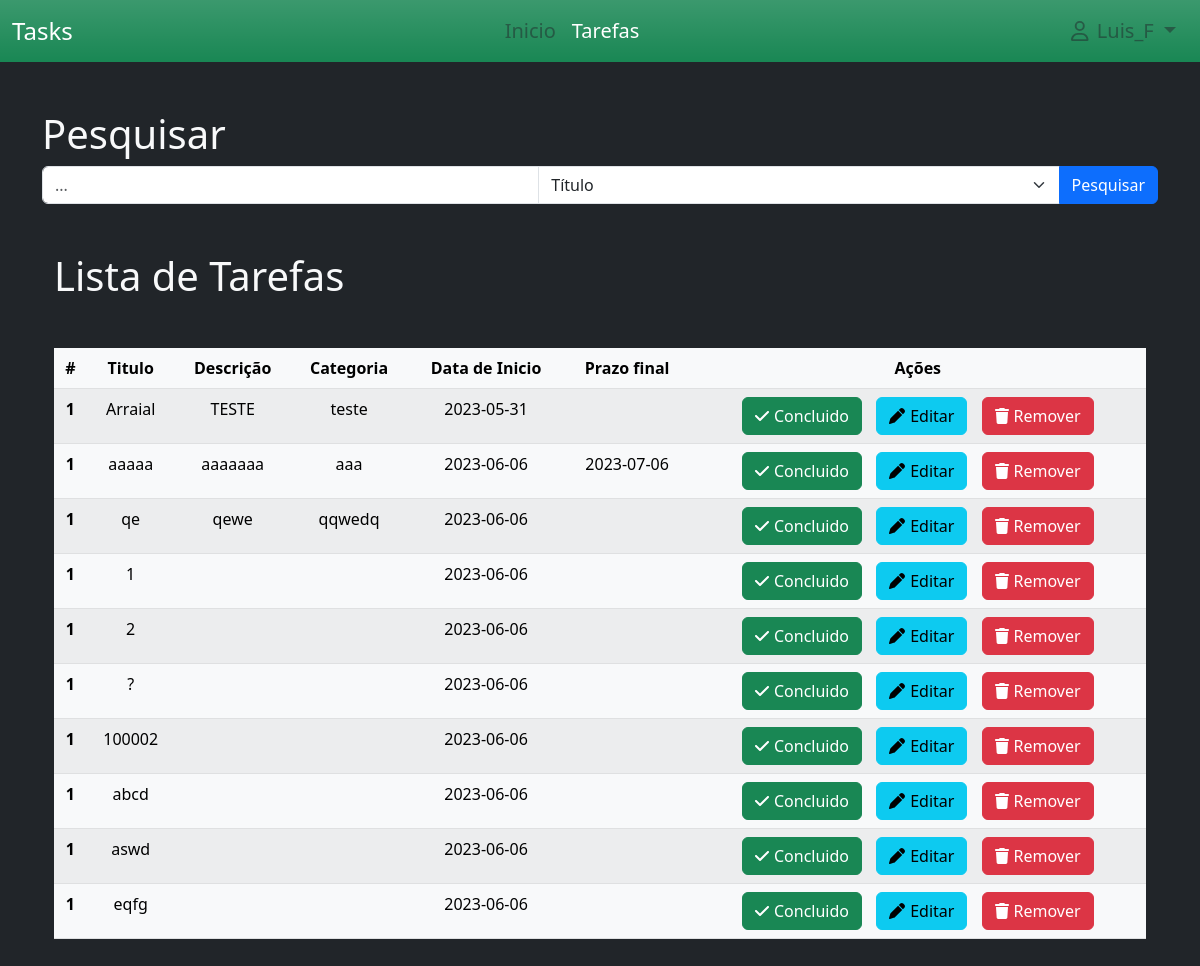
/tasks (signed in), run on an earlier commit of the app's database.
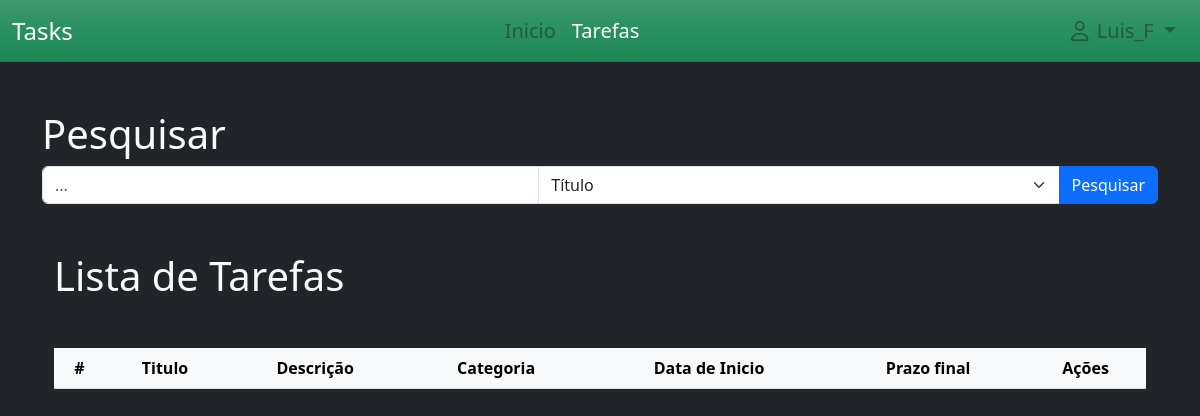
And on a later commit of the database.
### project/models.py (models this page shows)
class User(db.Model, UserMixin):
    id = db.Column(db.Integer(), primary_key=True)
    username = db.Column(db.String(30), nullable=False, unique=True)
    email_address = db.Column(db.String(50),nullable=False, unique=True)
    password_hash = db.Column(db.String(60),nullable=False)

class Task(db.Model):
    date_time = datetime.now()
    id = db.Column(db.Integer(), primary_key=True)
    title=db.Column(db.String(200),nullable=False)
    desc = db.Column(db.String(100), nullable=False)
    category = db.Column(db.String(100), nullable = False)
    state = db.Column(db.Boolean(), default=False)
    date_start = db.Column(db.String(), default=date_time.strftime("%Y-%m-%d"))
    date_end = db.Column(db.String())
    id_user = db.Column(db.Integer(), db.ForeignKey('user.id'), nullable=True)

### project/routes.py (the view)
@app.route("/tasks")
def tasks():
    tasks = Task.query.filter_by(id_user = current_user.id).all()
    return render_template('tarefas.html', tasks=tasks)

### project/models.py (called while the page is built)
@login_manager.user_loader
def load_user(user_id):
    return User.query.get(int(user_id))

### project/templates/tarefas.html (shortened to what this page needs)
{% extends './layout/base.html' %}
{% block navbar %}
{% include 'includes/navbar.html' %}
{% endblock %}
{% block content %}
<div class="container mt-5">
    <h1 class="text-light">Pesquisar</h1>
    <div class="input-group mb-3">
        <input id="searchInput" type="text" class="form-control" placeholder="...">
        <select id="searchField" class="form-select">
            <option value="title">Título</option>
        </select>
        <button id="searchButton" class="btn btn-primary">Pesquisar</button>
    </div>
        <div class="container mt-5">
            <h1 class="text-light">Lista de Tarefas</h1>
            <table class="table table-light table-striped mt-5 text-center">
                <thead class="table-light">
                  <tr>
                    <th scope="col">#</th>
                    <th scope="col">Titulo</th>
                    <th scope="col">Descrição</th>
                    <th scope="col">Categoria</th>
                    <th scope="col">Data de Inicio</th>
                    <th scope="col">Prazo final</th>
                    <th scope="col">Ações</th>
                  </tr>
                </thead>
                <tbody>
                    {% set temp = 0 %}
                    {% for task in tasks %}
                    {% set temp = temp + 1 %}
                        <tr>
                            <th scope="row">{{ temp }}</th>
                            <td>{{ task.title }}</td>
                            <td>{{ task.desc }}</td>
                            <td>{{ task.category }}</td>
                            <td>{{ task.date_start }}</td>
                            <td>{{ task.date_end }}</td>
                            <td  style="right: 0%;">
                                <a href="{{ url_for('task_done', task_id=task.id) }}" class="flex btn btn-success" style="margin-right: 10px;">
                                    <i class="fa-solid fa-check" style="margin-right: 5px;"></i>Concluido
                                </a>
                                <a href="#" class="flex btn btn-info" style="margin-right: 10px;">
                                    <i class="fa-solid fa-pen" style="margin-right: 5px;"></i>Editar
                                </a>
                                <a href="{{ url_for('remove_task', task_id=task.id) }}" class="flex btn btn-danger">
                                    <i class="fa-solid fa-trash" style="margin-right: 5px;"></i>Remover
                                </a>
                            </td>
                        </tr>
                    {% endfor %}
                </tbody>
              </table>
        </div>
</div>
{% endblock %}

### project/templates/layout/base.html (shortened to what this page needs)
<!DOCTYPE html>
<html lang="pt">
<head>
    <link rel="stylesheet" href="{{ url_for('static', filename='bootstrap-5.3.0-alpha3-dist/css/bootstrap.css') }}">
    <link rel="stylesheet" href="{{ url_for('static', filename='fontawesome/all.css') }}">
</head>
<body class="bg-dark" onload="onLoad()">
    {% block navbar %}
    {% endblock %}
    {% block content %}
    {% endblock %}
</body>
</html>

### project/templates/includes/navbar.html (shortened to what this page needs)
{% block navbar %}
<nav class="navbar navbar-expand-lg bg-success bg-gradient" style="top: 0% ;">
    <div class="container-fluid">
        <a class="navbar-brand text-white fs-4">Tasks</a>
        <div class="collapse navbar-collapse justify-content-center w-100" id="navbarNavDropdown">
            <ul class="navbar-nav">
                <li class="nav-item">
                    <a id="idNavInicio" class="nav-link text-body-tertiary fs-5" aria-current="page" href="{{ url_for('index') }}">Inicio</a>
                </li>
                <li class="nav-item">
                    <a id="idNavTarefas" class="nav-link text-body-tertiary fs-5" href="{{ url_for('tasks') }}">Tarefas</a>
                </li>
            </ul>
        </div>
        <div class="collapse navbar-collapse justify-content-end">
            <ul class="navbar-nav d-flex flex-row me-1">
                <li class="nav-item dropdown">
                    <a class="nav-link dropdown-toggle text-body-tertiary fs-5" href="#" role="button" data-bs-toggle="dropdown"aria-expanded="false">
                        <i class="fa-regular fa-user mx-2"></i>{{ current_user.username }}
                    </a>
                </li>
            </ul>
        </div>
    </div>
</nav>
{% endblock %}

What changed in the data, as far as the page shows it:
removed Task: temp "1", title "Arraial", desc "TESTE", category "teste", date_start "2023-05-31"
no longer on this page (row edited): Task: temp "1", title "aaaaa", desc "aaaaaaa", category "aaa", date_start "2023-06-06", date_end "2023-07-06"
no longer on this page (row edited): Task: temp "1", title "qe", desc "qewe", category "qqwedq", date_start "2023-06-06"
removed Task: temp "1", title "1", date_start "2023-06-06"
removed Task: id_user "1", title "2", date_start "2023-06-06"
removed Task: id_user "1", title "?", date_start "2023-06-06"
removed Task: id_user "1", title "100002", date_start "2023-06-06"
removed Task: id_user "1", title "abcd", date_start "2023-06-06"
removed Task: id_user "1", title "aswd", date_start "2023-06-06"
removed Task: id_user "1", title "eqfg", date_start "2023-06-06"
